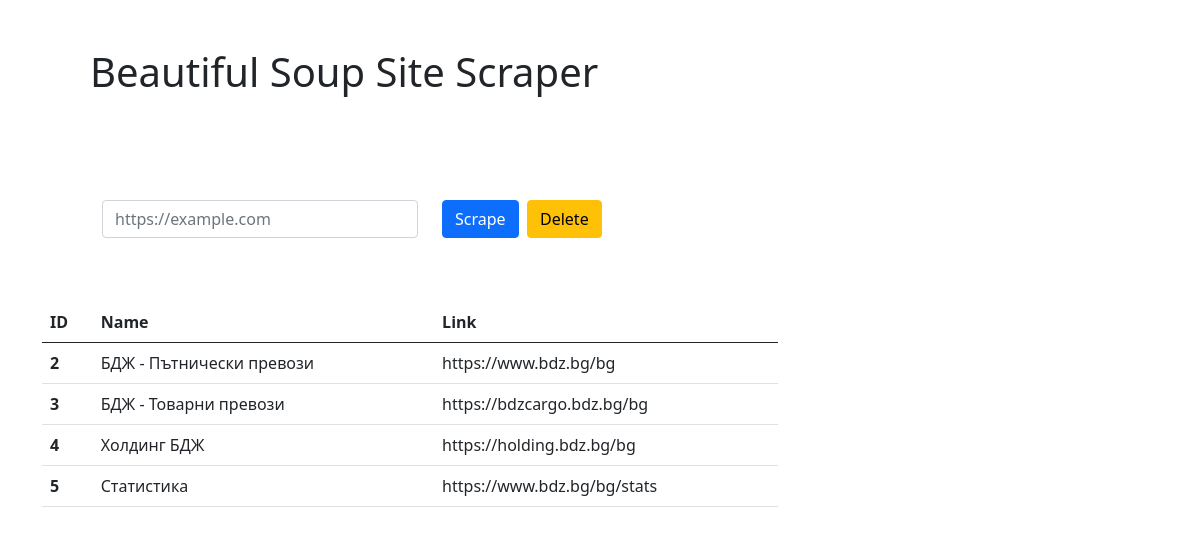
Page /beautiful_soup/ on the committed database.
### beautiful_soup/models.py (models this page shows, shortened)
class Link(models.Model):
    address = models.URLField(default='Missing address', null=True, blank=True)
    name = models.CharField(default='Missing name', max_length=100, null=True, blank=True)

### beautiful_soup/views.py (the view)
# urls.py: path('', views.scrape, name='beautiful_soup_index'),
def scrape(request):
    form = SearchForm(request.POST or None)
    if request.method == "POST":
        site = request.POST.get('site', '')
        page = requests.get(site)
        soup = BeautifulSoup(page.text, 'html.parser')
        for link in soup.find_all('a'):
            link_address = link.get('href')
            link_text = link.string
            Link.objects.create(address=link_address, name=link_text)
        return HttpResponseRedirect('/')
    else:
        data = Link.objects.all()
    return render(request, 'beautiful_soup/index.html', {'data': data, 'form': form})

### beautiful_soup/forms.py
class SearchForm(forms.Form):
    site = forms.URLField(label="", widget=forms.URLInput(
        attrs={'placeholder': 'https://example.com', 'class': 'form-control'}))

### templates/beautiful_soup/index.html (shortened to what this page needs)
<!DOCTYPE html>
<html lang="en">
<head>
    <link href="https://cdn.jsdelivr.net/npm/bootstrap@5.0.2/dist/css/bootstrap.min.css" rel="stylesheet"
>
</head>
<body>
    <div class="container">
        <div class="row">
            <div class="col-md-12 m-5">
                <h1>Beautiful Soup Site Scraper</h1>
            </div>
        </div>
        <div class="row m-5">
            <div class="col-md-4">
                <form action="{% url 'beautiful_soup_index' %}" method="POST">
                    {{ form.as_p }}
            </div>
            <div class="col-md-1">
                <button type="submit" class="btn btn-primary">Scrape</button>
            </div>
            <div class="col-md-6">
                <a class="btn btn-warning" href="{% url 'beautiful_soup_delete' %}">Delete</a>
            </div>
        </div>
    </div>
    <div class="container">
        <div class="row">
            <div class="col-md-8">
                <table class="table table-hover">
                    <thead>
                        <tr>
                            <th scope="col">ID</th>
                            <th scope="col">Name</th>
                            <th scope="col">Link</th>
                        </tr>
                    </thead>
                    <tbody>
                        {% for link in data %}
                        {% if 'http' in link.address %}
                        <tr onclick="window.open('{{ link.address }}', '_blank')">
                            <th scope="row">{{ link.id }}</th>
                            <td>{{ link.name }}</td>
                            <td>{{ link.address }}</td>
                        </tr>
                        {% endif %}
                        {% endfor %}
                    </tbody>
                </table>
            </div>
        </div>
    </div>
</body>
</html>

### rows in the picture
Link: id "2", name "БДЖ - Пътнически превози", address "https://www.bdz.bg/bg"
Link: id "3", name "БДЖ - Товарни превози", address "https://bdzcargo.bdz.bg/bg"
Link: id "4", name "Холдинг БДЖ", address "https://holding.bdz.bg/bg"
Link: id "5", name "Статистика", address "https://www.bdz.bg/bg/stats"
